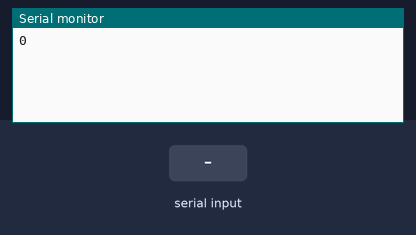
The sketch below on a simulated Arduino Uno, built with avr-gcc and run on an emulated ATmega328P. On the bench: the last lines printed to the serial monitor. The test bench sets the inputs (shaded band).

Above: at 1.2 s.
1.3 s: "90,45\n" received over Serial
At 2.3 s:
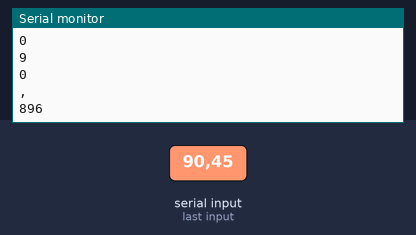
3.0 s: "30,150\n" received over Serial
At 5.7 s:
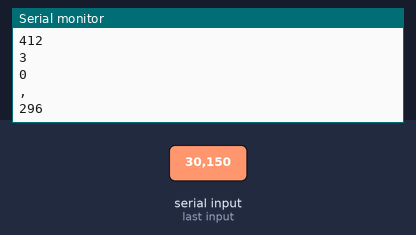
Timing chart, 0 to 7.2 s (numbered marks = the images above; inputs shaded):
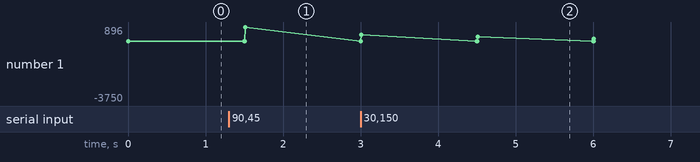

The sketch:

accept_show.ino
```cpp
int i;
int val;
int tmp;
char buffer[3];
void setup() {
 Serial.begin(9600);
}

int charToInt() //charToInt()(定义)
{
int tmp =0;
Serial.readBytes(buffer,3);
for(int i=0;i<3;i++)
{
tmp = tmp * 10 + (buffer[i] - 48);
Serial.println(buffer[i]);
}
return tmp;
}

void loop() {
if(Serial.available()>0)
 {//val=Serial.read();
 val = charToInt();
 }
 Serial.println(val);
 delay(1500);
}
```

Measured:
- after the input at 1.3 s, the serial monitor: prints a new line after 0.20 s (image 1)
- after the input at 3.0 s, the serial monitor: prints a new line after 1.5 s (image 2)
- plotted number 1: 0 → 896 after the input at 1.3 s, 896 → -3750 after the input at 3.0 s
